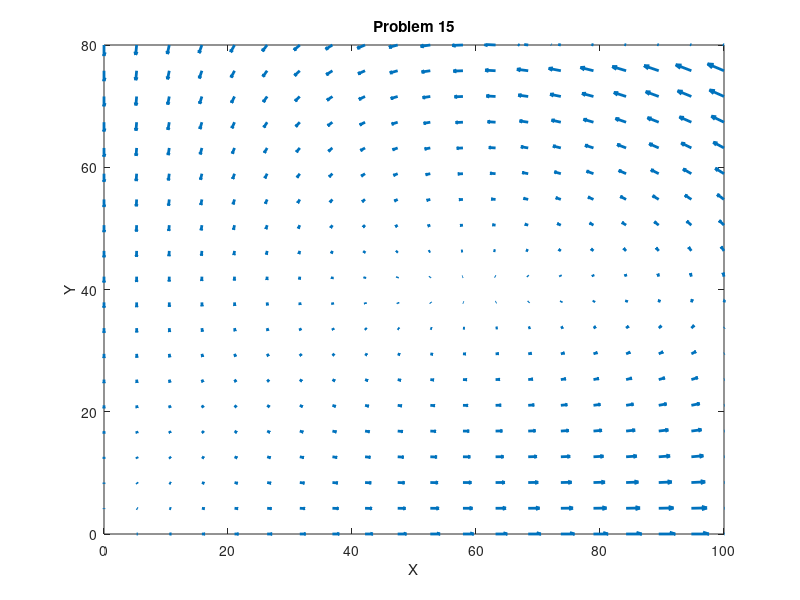

MATLAB code to generate this figure:
clear;
clc;
x  =linspace(0,100,20);
z = linspace(0,80,20);



for i = 1:length(x)
    for k = 1:length(z)
        R=sqrt(x(i)^2 + z(k)^2) ; 
        EX(i,k) =((0.4-0.01*z(i))*x(k));
        EZ(i,k) = ((0.005*x(k)-0.3)*z(i));
       
    end
end
scaleFactor = 0.5; 
quiver ( x , z , EX, EZ, scaleFactor, 'LineWidth', 2); 
axis([0 100 0 80])
xlabel('X');
ylabel('Y');
title('Problem 15');